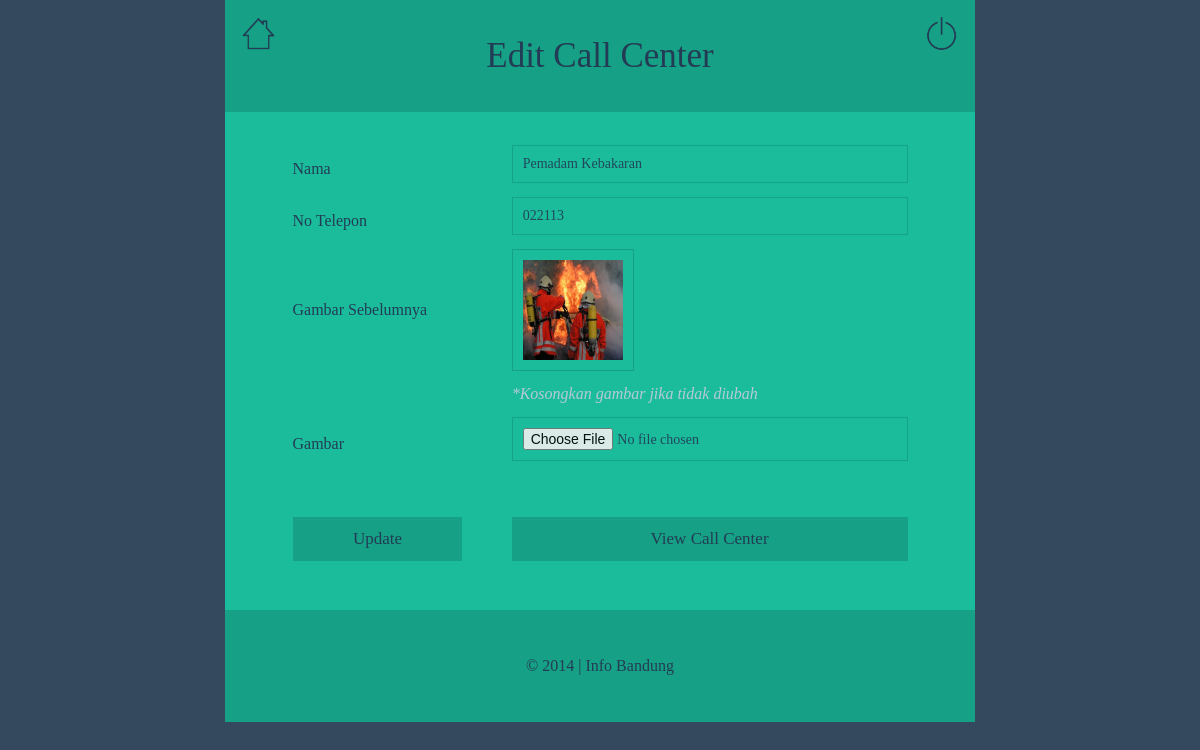
Page /info-bandung-admin/edit-call-center/edit.php?id_call_center=1 on the committed database.
### tables this page shows
CREATE TABLE IF NOT EXISTS `t_call_center` (
  `id_call_center` int(20) NOT NULL AUTO_INCREMENT,
  `nama` varchar(50) NOT NULL,
  `no_tlp` varchar(20) NOT NULL,
  `gambar` varchar(250) NOT NULL,
  PRIMARY KEY (`id_call_center`)
);

### info-bandung-admin/edit-call-center/edit.php (the view, shortened to what this page needs)
<html>
<head>
	<link rel="stylesheet" href="../css/style.css" />
</head>
<body>
	<?php
	$id_call_center=$_GET['id_call_center'];
	$row=mysql_fetch_array(mysql_query("select * from t_call_center where id_call_center='$id_call_center'"));
	$nama=$row['nama'];
	$no_tlp=$row['no_tlp'];
	$gambar=$row['gambar'];
	?>
	<div class="content">
		<header>
			<div class="judul">
				<div id="kanan">
					<a href= "../login/logout.php">
						<img src="../gambar/shutdown1.png" id="shutdown" title="Logout">
					</a>
				</div>
				<div id="kiri">
					<a href="../index.php">
						<img src="../gambar/home1.png" id="rumah" title="Home">
					</a>
				</div>
				<center>
					<h3>Edit Call Center</h3>
				</center>
			</div>
		</header>
		<div class="isi">
			<div class="box">
				<div id="formwrap">
					<form  id="submitform" action="update.php" enctype="multipart/form-data" method="post" name="postform">
						<center>
							<table>
								<tr>
									<td width="125">Nama</td>
									<td width="30">&nbsp;</td>
									<td width="292"><input type="text" class="formstyle" name="nama" value="<?php echo $nama; ?>" size="30"/></td>
								</tr>
								<tr>
									<td width="125">No Telepon</td>
									<td width="30">&nbsp;</td>
									<td width="292"><input type="text" class="formstyle" name="no_tlp" value="<?php echo $no_tlp; ?>" size="30"/></td>
								</tr>
								<tr>
									<td>Gambar Sebelumnya</td>
									<td>&nbsp;</td>
									<td>
										<img src="../../gambar/info_bandung/gambar_call_center/<?php echo $gambar;?>" id="gambar-sebelumnya" width="100" height="100">
									</td>
								</tr>
								<tr>
									<td></td>
									<td></td>
									<td><i><font color="#b6c9dc">*Kosongkan gambar jika tidak diubah </font></i></td>
								</tr>
								<tr>
									<td>Gambar</td>
									<td>&nbsp;</td>
									<td><input type="file" class="formstyle" name="gambar" size="30"/></td>
								</tr>
								<tr>
									<td colspan="3"><p></p></td>
								</tr>
								<tr>
									<td><input type="submit" class="formstyletwo" name="submit"  value="Update" onclick="return confirm('Apakah Anda yakin akan mengubah data?')"/></td>
									<td>&nbsp;</td>
									<td>
										<a href="view_data.php">
											<input type="button" class="formstyletwo"  value="View Call Center">
										</a>
									</td>
								</tr>
							</table>
						</center>
					</form>
				</div>
			</div>
		</div>
		<div class="footer">
			<center>
				<ul id ="footer-links">
					<li>
						<p>&copy 2014 | Info Bandung</p>
					</li>
				</ul>
			</center>
		</div>
	</div>
</body>
</html>

### info-bandung-admin/css/style.css (style rules this page uses)
html { background-color:#34495e; background-repeat:no-repeat; background-position:top; -webkit-background-size: cover; -moz-background-size: cover; -o-background-size: cover; background-size: cover; font-family:Corbert; font-weight:lighter; color:#233c55; }
body { margin:0; }
a { text-decoration:none; color:#233c55; }
h3 { font-size:35px; text-align:center; font-weight:lighter; color:#233c55; margin-bottom:35px; margin-top:35px; }
img#rumah { width:35px; height:35px; border-radius:0px; margin:5px; padding:8px; border:2px solid #16a085; background-color:none; float:left; }
img#shutdown { width:35px; height:35px; border-radius:0px; margin:5px; padding:8px; border:2px solid #16a085; background-color:none; float:right; }
ul#footer-links { list-style:none; margin:0px; padding:20px; }
ul#footer-links li { list-style:none; text-align:center; position:relative; padding:10px; }
.footer p { text-decoration:none; font-size:12pt; font-family:arial; color:#233c55; font-family:Corbert; }
.footer { background-color:#16a085; border:1px solid #16a085; }
.content { padding:0px; border:none; bottom: 0; right: 0; top: 0; left:0; margin-left: auto; margin-right: auto; left: 0; right: 0; width: 750px; height:auto; border:none; }
table { width:90%; border:none; }
tr { height:40px; }
.isi { margin:auto; padding:30px; border-radius: 0px; border:2px solid #233c55; background-color:#1abc9c; border:none; }
.judul { background-color:#16a085; border:1px solid #16a085; }
#formwrap { width:100%; margin:0px; padding:0px; border:none; }
.formstyle { border: 1.7px solid #16a085; color: #233c55; font-size:14px; font-family:Corbert; font-weight:lighter; width: 100%; background-color:#1abc9c; background-image:none; margin-bottom:10px; opacity:0.9; padding-bottom: 10px; padding-left: 10px; padding-right: 0; padding-top: 10px; -webkit-transition: all 0.4s ease-in-out; -moz-transition: all 0.4s ease-in-out; -o-transition: all 0.4s ease-in-out; -ms-transition: all 0.4s ease-in-out; transition: all 0.4s ease-in-out; border-radius:0px; }
.formstyletwo { color: #233c55; font-family:Corbert; font-size:17px; font-family:Corbert; font-weight:lighter; text-align:center; width:100%; background-color:#16a085; border:0px; padding:10px; border:2px solid #16a085; }
.box { width:100%; padding-bottom: 0px; padding-left: 0px; padding-right: 0px; padding-top: 0px; border:none; margin-bottom: 0px; margin-left: 0px; margin-right: 0px; margin-top: 0px; }
img#gambar-sebelumnya { border: 1.7px solid #16a085; padding:10px; }

### rows in the picture
t_call_center: nama "Pemadam Kebakaran", no_tlp "022113", gambar (picture)
